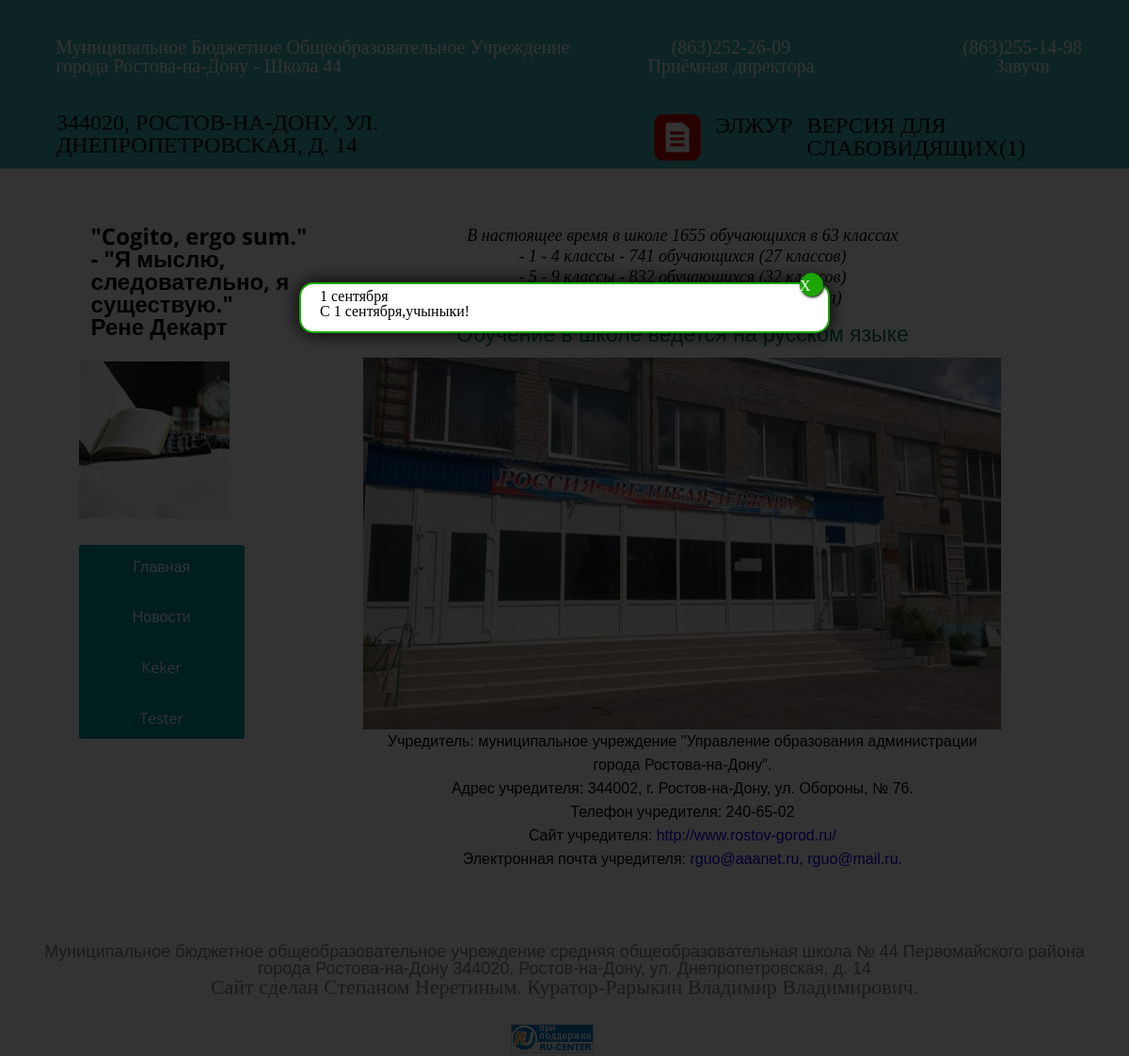
The app's page /, older data.
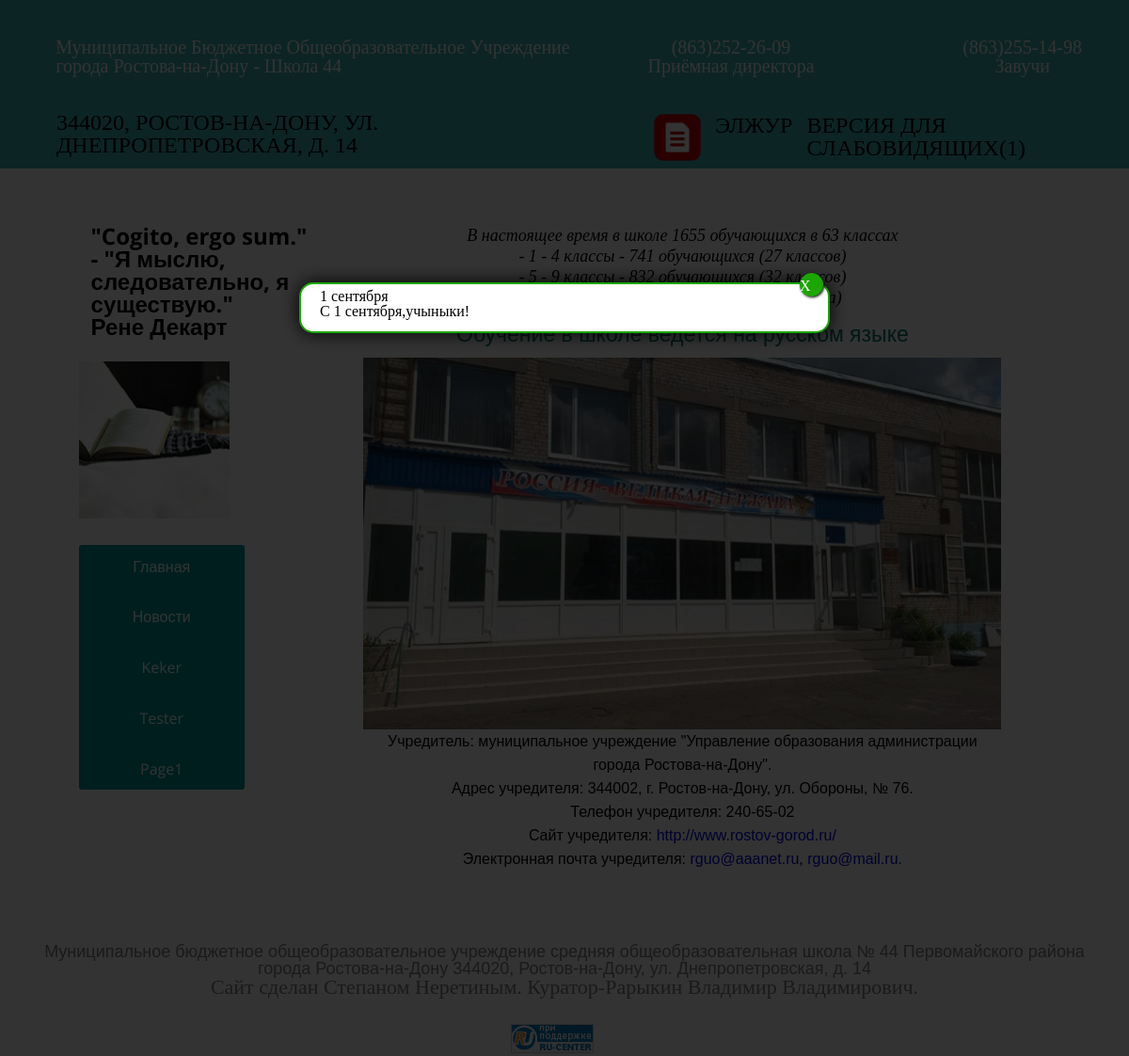
The same page, newer data.
### pages/models.py (models this page shows, shortened)
class Menu(models.Model):
    name = models.CharField(max_length=250)
    href = models.CharField(max_length=250)
    sort = models.IntegerField()

### main/views.py (the view)
# urls.py: path('', views.home),
def home(request):
    menu_list = Menu.objects.all().order_by('sort')
    item = New.objects.filter(main=1).last()
    context = {
        'last': item,
        'menu': menu_list
    }
    return render(request, 'home.html', context=context)

### main/models.py (called while the page is built)
    def __str__(self):
        return self.title

### main/templates/home.html (shortened to what this page needs)
{% extends 'base.html' %}
{% block menu %}
    {% for table in menu %}
        <li><a href="{{ table.href }}">{{ table.name }}</a></li>
    {% endfor %}
{% endblock %}
{% load staticfiles %}
{% block content %}
<div class="information">
                <p>В настоящее время в школе 1655 обучающихся в 63 классах</p>
                <ul>
                    <li>- 1 - 4 классы - 741 обучающихся (27 классов)</li>
                    <li>- 5 - 9 классы - 832 обучающихся (32 классов)</li>
                    <li>- 10 - 11 классы - 82 обучающихся (4 класса)</li>
                </ul>
            </div>
            <div id="article">
                <h4>Обучение в школе ведется на русском языке</h4>
                <div id="image">
                    <img src="{% static "img/school.jpg" %}" alt="Фотография школы">
                </div>
                <div id="school-info">
                    <ul>
                        <li>Учредитель: муниципальное учреждение "Управление образования администрации города Ростова-на-Дону".</li>
                        <li>Адрес учредителя: 344002, г. Ростов-на-Дону, ул. Обороны, № 76.</li>
                        <li>Телефон учредителя: 240-65-02</li>
                        <li>Сайт учредителя: <a href="http://www.rostov-gorod.ru/">http://www.rostov-gorod.ru/</a></li>
                        <li>Электронная почта учредителя: <a href="#">rguo@aaanet.ru</a>, <a href="#">rguo@mail.ru.</a></li>
                    </ul>
                </div>
            </div>
    <div id="bg_popup">
        <div id="popup">
            <h1>{{ last }}</h1>
            <p>{{ last.text }}</p>
            <a class="close" href="#" title="Закрыть" onclick="document.getElementById('bg_popup').style.display='none'; return false;">X</a>
        </div>
    </div>
{% endblock %}

Row changes from the older to the newer data that the page shows:
added Menu: name "Page1"
